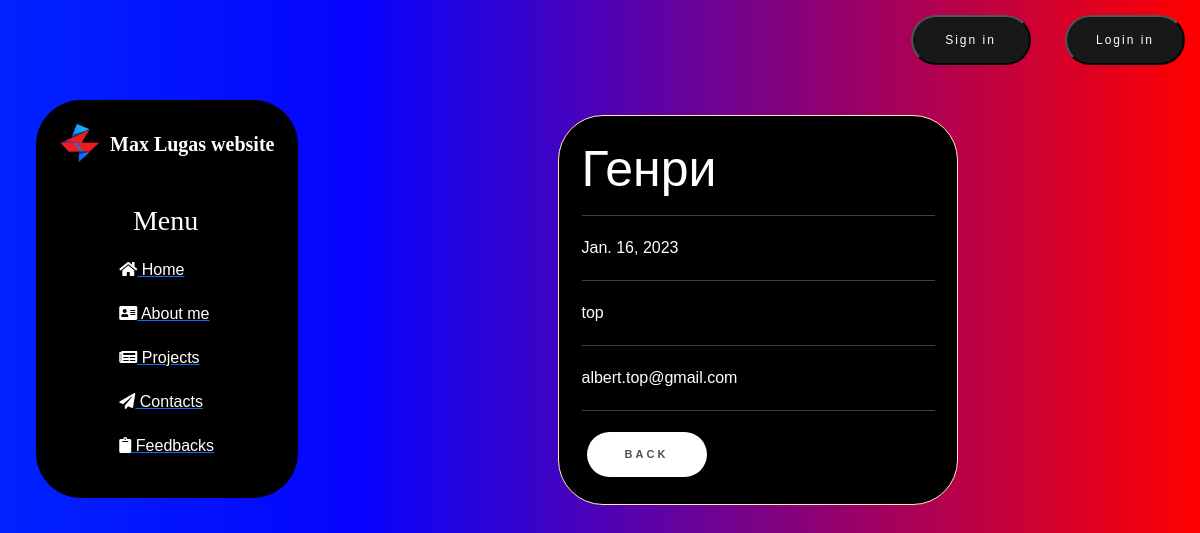
Page /feedback/3 on the earlier database version.
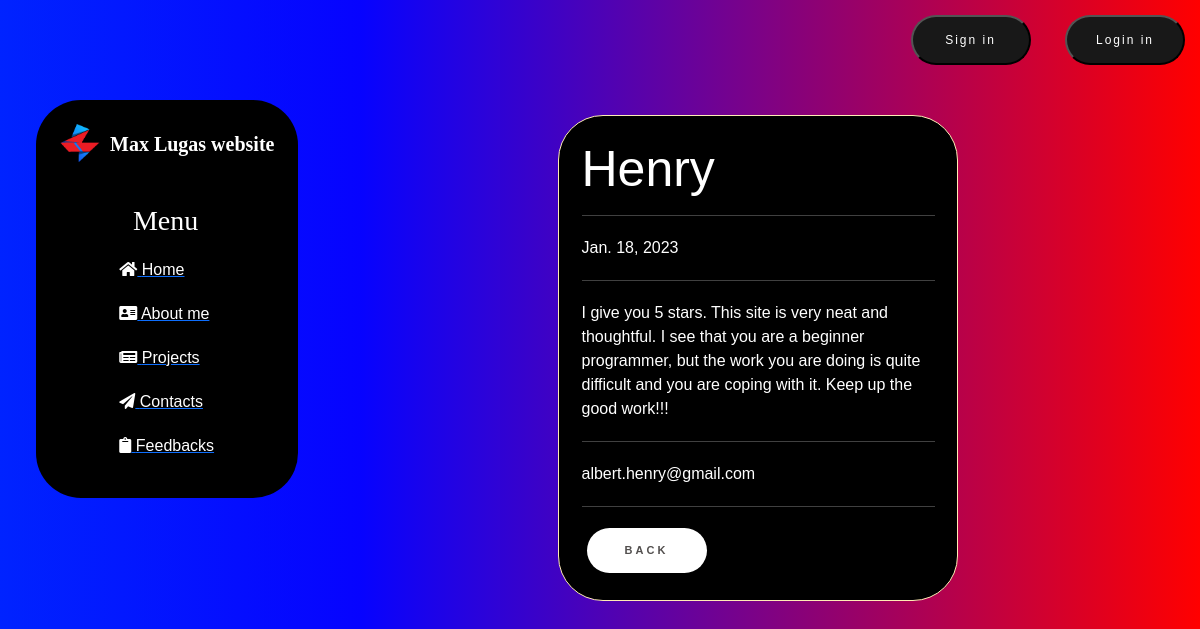
Same page on the later database version.
### feedback/models.py (models this page shows, shortened)
class Feedback(models.Model):
    name = models.CharField('Name', max_length=50)
    email = models.EmailField('Email', max_length=250)
    content = models.TextField('Feedback')
    date = models.DateField('Feedback date', auto_now_add=True)
    class Meta:
        verbose_name = 'Feedback'
        verbose_name_plural = 'Feedbacks'

### feedback/views.py (the view)
# urls.py: path('<int:pk>', views.FeedbackDetailView.as_view(), name='feedback-detail')
class FeedbackDetailView(DetailView):
    model = Feedback
    template_name = 'feedback/feedback_detail_view.html'
    context_object_name = 'feedback'

### feedback/templates/feedback/feedback_detail_view.html (shortened to what this page needs)
{% extends 'main/layout.html' %}
{% block content %}
    <div class="features">
        <div class="alert alert-warning">
            <h1>{{ feedback.name }}</h1>
            <hr>
            <p>{{ feedback.date }}</p>
            <hr>
            <p>{{ feedback.content }}</p>
            <hr>
            <p>{{ feedback.email }}</p>
            <hr>
            <a href="{% url 'feedback_home' %}" class="shine-button">Back</a>
        </div>
    </div>
{% endblock %}

Differences in the rows shown:
changed Feedback: name "Генри" → "Henry"; date "Jan. 16, 2023" → "Jan. 18, 2023"; content "top" → "I give you 5 stars. This site is very neat and thoughtful. I see that you are a beginner programmer, but the work you are doing is quite difficult and you are coping with it. Keep up the good work!!!"; email "albert.top@gmail.com" → "albert.henry@gmail.com"
